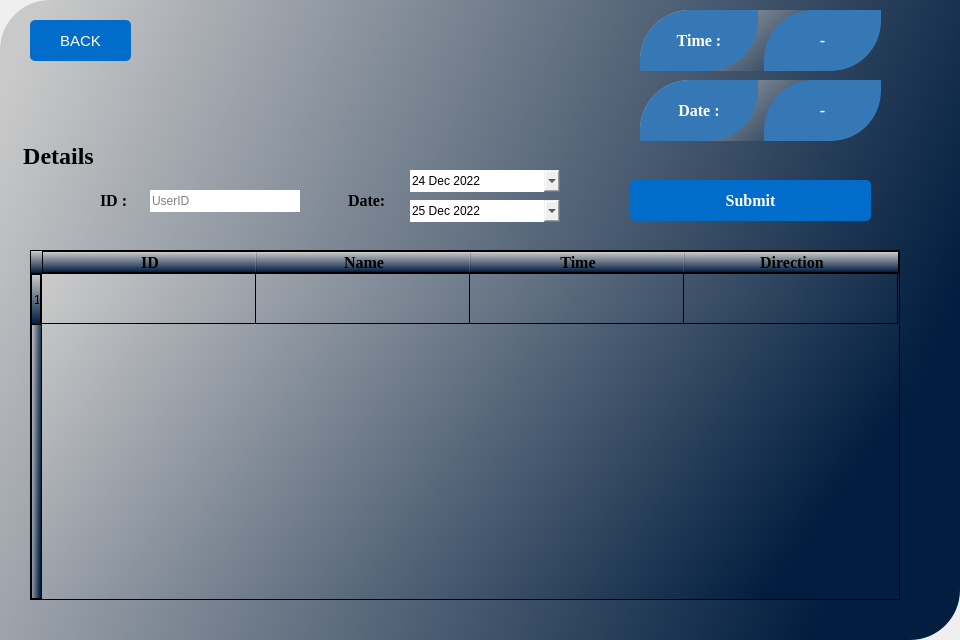
<?xml version="1.0" encoding="UTF-8"?>
<ui version="4.0">
 <class>record</class>
 <widget class="QDialog" name="record">
  <property name="geometry">
   <rect>
    <x>0</x>
    <y>0</y>
    <width>960</width>
    <height>640</height>
   </rect>
  </property>
  <property name="font">
   <font>
    <family>Times New Roman</family>
    <pointsize>12</pointsize>
    <bold>true</bold>
   </font>
  </property>
  <property name="windowTitle">
   <string>History</string>
  </property>
  <property name="windowIcon">
   <iconset>
    <normaloff>:/icon/icon.png</normaloff>:/icon/icon.png</iconset>
  </property>
  <property name="styleSheet">
   <string notr="true"/>
  </property>
  <widget class="QFrame" name="mainbgftame">
   <property name="geometry">
    <rect>
     <x>0</x>
     <y>0</y>
     <width>960</width>
     <height>640</height>
    </rect>
   </property>
   <property name="styleSheet">
    <string notr="true">background-color: qlineargradient(spread:pad, x1:0, y1:0.165, x2:1, y2:0.449, stop:0 rgba(201, 201, 201, 255), stop:1 rgba(1, 29, 63, 255));
border-top-left-radius:50px;
border-bottom-right-radius:50px;</string>
   </property>
   <property name="frameShape">
    <enum>QFrame::StyledPanel</enum>
   </property>
   <property name="frameShadow">
    <enum>QFrame::Raised</enum>
   </property>
   <widget class="QWidget" name="horizontalLayoutWidget_3">
    <property name="geometry">
     <rect>
      <x>640</x>
      <y>10</y>
      <width>241</width>
      <height>61</height>
     </rect>
    </property>
    <layout class="QHBoxLayout" name="horizontalLayout_9">
     <item>
      <widget class="QLabel" name="label_7">
       <property name="font">
        <font>
         <family>Times New Roman</family>
         <pointsize>12</pointsize>
         <bold>true</bold>
        </font>
       </property>
       <property name="styleSheet">
        <string notr="true">background-color: rgb(54, 120, 182);
color: rgb(255, 255, 255);</string>
       </property>
       <property name="text">
        <string>Time :</string>
       </property>
       <property name="alignment">
        <set>Qt::AlignCenter</set>
       </property>
      </widget>
     </item>
     <item>
      <widget class="QLabel" name="timelabel">
       <property name="font">
        <font>
         <family>Times New Roman</family>
         <pointsize>12</pointsize>
         <bold>true</bold>
        </font>
       </property>
       <property name="styleSheet">
        <string notr="true">background-color: rgb(54, 120, 182);
color: rgb(255, 255, 255);</string>
       </property>
       <property name="text">
        <string>-</string>
       </property>
       <property name="alignment">
        <set>Qt::AlignCenter</set>
       </property>
      </widget>
     </item>
    </layout>
   </widget>
   <widget class="QWidget" name="horizontalLayoutWidget_6">
    <property name="geometry">
     <rect>
      <x>640</x>
      <y>80</y>
      <width>241</width>
      <height>61</height>
     </rect>
    </property>
    <layout class="QHBoxLayout" name="horizontalLayout_10">
     <item>
      <widget class="QLabel" name="label_9">
       <property name="font">
        <font>
         <family>Times New Roman</family>
         <pointsize>12</pointsize>
         <bold>true</bold>
        </font>
       </property>
       <property name="styleSheet">
        <string notr="true">background-color: rgb(54, 120, 182);
color: rgb(255, 255, 255);
</string>
       </property>
       <property name="text">
        <string>Date :</string>
       </property>
       <property name="alignment">
        <set>Qt::AlignCenter</set>
       </property>
      </widget>
     </item>
     <item>
      <widget class="QLabel" name="datelabel">
       <property name="font">
        <font>
         <family>Times New Roman</family>
         <pointsize>12</pointsize>
         <bold>true</bold>
        </font>
       </property>
       <property name="styleSheet">
        <string notr="true">background-color: rgb(54, 120, 182);
color: rgb(255, 255, 255);</string>
       </property>
       <property name="text">
        <string>-</string>
       </property>
       <property name="alignment">
        <set>Qt::AlignCenter</set>
       </property>
      </widget>
     </item>
    </layout>
   </widget>
   <widget class="QGroupBox" name="groupBox">
    <property name="geometry">
     <rect>
      <x>20</x>
      <y>140</y>
      <width>881</width>
      <height>111</height>
     </rect>
    </property>
    <property name="font">
     <font>
      <family>Times New Roman</family>
      <pointsize>18</pointsize>
      <bold>true</bold>
     </font>
    </property>
    <property name="styleSheet">
     <string notr="true">background-color:none;
color: rgb(0, 0, 0);
</string>
    </property>
    <property name="title">
     <string>Details</string>
    </property>
    <property name="alignment">
     <set>Qt::AlignLeading|Qt::AlignLeft|Qt::AlignVCenter</set>
    </property>
    <widget class="QPushButton" name="Submitbutton">
     <property name="geometry">
      <rect>
       <x>610</x>
       <y>40</y>
       <width>241</width>
       <height>41</height>
      </rect>
     </property>
     <property name="font">
      <font>
       <family>Times New Roman</family>
       <pointsize>12</pointsize>
       <italic>false</italic>
       <bold>true</bold>
      </font>
     </property>
     <property name="styleSheet">
      <string notr="true">QPushButton#Submitbutton{
border:5px ;
	background-color: rgb(2, 108, 203);
color: rgb(255, 255, 255);
border-radius:5px;
}
QPushButton#Submitbutton:hover{
background-color: qlineargradient(spread:pad, x1:0, y1:0.505682, x2:1, y2:0.477, stop:0 rgb(52, 73, 98), stop:1 rgba(85, 81, 84, 226));
}
QPushButton#Submitbutton:pressed{
padding-left:5px;
padding-top:5px;
background-color:rgb(150,123,111);}</string>
     </property>
     <property name="text">
      <string>Submit</string>
     </property>
     <property name="checkable">
      <bool>true</bool>
     </property>
    </widget>
    <widget class="QLabel" name="label_3">
     <property name="geometry">
      <rect>
       <x>80</x>
       <y>20</y>
       <width>49</width>
       <height>81</height>
      </rect>
     </property>
     <property name="font">
      <font>
       <family>Times New Roman</family>
       <pointsize>12</pointsize>
       <bold>true</bold>
      </font>
     </property>
     <property name="text">
      <string>ID :</string>
     </property>
    </widget>
    <widget class="QLineEdit" name="idEdit">
     <property name="geometry">
      <rect>
       <x>130</x>
       <y>50</y>
       <width>150</width>
       <height>22</height>
      </rect>
     </property>
     <property name="placeholderText">
      <string>UserID</string>
     </property>
    </widget>
    <widget class="QLabel" name="label_4">
     <property name="geometry">
      <rect>
       <x>328</x>
       <y>20</y>
       <width>61</width>
       <height>81</height>
      </rect>
     </property>
     <property name="font">
      <font>
       <family>Times New Roman</family>
       <pointsize>12</pointsize>
       <bold>true</bold>
      </font>
     </property>
     <property name="text">
      <string>Date:</string>
     </property>
    </widget>
    <widget class="QDateEdit" name="dateEdit_end">
     <property name="geometry">
      <rect>
       <x>390</x>
       <y>60</y>
       <width>150</width>
       <height>22</height>
      </rect>
     </property>
     <property name="dateTime">
      <datetime>
       <hour>0</hour>
       <minute>0</minute>
       <second>0</second>
       <year>2022</year>
       <month>12</month>
       <day>25</day>
      </datetime>
     </property>
     <property name="maximumDate">
      <date>
       <year>9998</year>
       <month>12</month>
       <day>31</day>
      </date>
     </property>
     <property name="calendarPopup">
      <bool>true</bool>
     </property>
     <property name="timeSpec">
      <enum>Qt::UTC</enum>
     </property>
    </widget>
    <widget class="QDateEdit" name="dateEdit_begin">
     <property name="geometry">
      <rect>
       <x>390</x>
       <y>30</y>
       <width>150</width>
       <height>22</height>
      </rect>
     </property>
     <property name="dateTime">
      <datetime>
       <hour>16</hour>
       <minute>0</minute>
       <second>0</second>
       <year>2022</year>
       <month>12</month>
       <day>24</day>
      </datetime>
     </property>
     <property name="maximumDate">
      <date>
       <year>9998</year>
       <month>12</month>
       <day>31</day>
      </date>
     </property>
     <property name="calendarPopup">
      <bool>true</bool>
     </property>
     <property name="timeSpec">
      <enum>Qt::UTC</enum>
     </property>
    </widget>
   </widget>
   <widget class="QTableWidget" name="tableWidget">
    <property name="geometry">
     <rect>
      <x>30</x>
      <y>250</y>
      <width>870</width>
      <height>350</height>
     </rect>
    </property>
    <property name="font">
     <font>
      <family>Times New Roman</family>
      <pointsize>12</pointsize>
      <bold>true</bold>
     </font>
    </property>
    <property name="styleSheet">
     <string notr="true">
border:1px solid;
border-top-left-radius:0px;
border-bottom-right-radius:0px;
</string>
    </property>
    <property name="midLineWidth">
     <number>0</number>
    </property>
    <property name="autoScrollMargin">
     <number>16</number>
    </property>
    <property name="alternatingRowColors">
     <bool>true</bool>
    </property>
    <property name="rowCount">
     <number>1</number>
    </property>
    <property name="columnCount">
     <number>4</number>
    </property>
    <attribute name="horizontalHeaderMinimumSectionSize">
     <number>135</number>
    </attribute>
    <attribute name="horizontalHeaderDefaultSectionSize">
     <number>214</number>
    </attribute>
    <attribute name="verticalHeaderMinimumSectionSize">
     <number>50</number>
    </attribute>
    <attribute name="verticalHeaderDefaultSectionSize">
     <number>50</number>
    </attribute>
    <attribute name="verticalHeaderHighlightSections">
     <bool>true</bool>
    </attribute>
    <row/>
    <column>
     <property name="text">
      <string>ID</string>
     </property>
     <property name="font">
      <font>
       <family>Times New Roman</family>
       <pointsize>12</pointsize>
       <bold>true</bold>
      </font>
     </property>
     <property name="background">
      <color>
       <red>54</red>
       <green>120</green>
       <blue>182</blue>
      </color>
     </property>
    </column>
    <column>
     <property name="text">
      <string>Name</string>
     </property>
     <property name="font">
      <font>
       <family>Times New Roman</family>
       <pointsize>12</pointsize>
       <bold>true</bold>
      </font>
     </property>
     <property name="background">
      <color>
       <red>54</red>
       <green>120</green>
       <blue>182</blue>
      </color>
     </property>
    </column>
    <column>
     <property name="text">
      <string>Time</string>
     </property>
     <property name="font">
      <font>
       <family>Times New Roman</family>
       <pointsize>12</pointsize>
       <bold>true</bold>
      </font>
     </property>
     <property name="background">
      <color>
       <red>54</red>
       <green>120</green>
       <blue>182</blue>
      </color>
     </property>
    </column>
    <column>
     <property name="text">
      <string>Direction</string>
     </property>
     <property name="font">
      <font>
       <family>Times New Roman</family>
       <pointsize>12</pointsize>
       <bold>true</bold>
      </font>
     </property>
     <property name="background">
      <color>
       <red>54</red>
       <green>120</green>
       <blue>182</blue>
      </color>
     </property>
    </column>
   </widget>
  </widget>
  <widget class="QPushButton" name="backbutton">
   <property name="geometry">
    <rect>
     <x>30</x>
     <y>20</y>
     <width>101</width>
     <height>41</height>
    </rect>
   </property>
   <property name="sizePolicy">
    <sizepolicy hsizetype="Minimum" vsizetype="Minimum">
     <horstretch>0</horstretch>
     <verstretch>0</verstretch>
    </sizepolicy>
   </property>
   <property name="font">
    <font>
     <family>Microsoft YaHei UI</family>
     <pointsize>11</pointsize>
     <bold>false</bold>
    </font>
   </property>
   <property name="styleSheet">
    <string notr="true">QPushButton#backbutton{
border:5px ;
	background-color: rgb(2, 108, 203);
color: rgb(255, 255, 255);
border-radius:5px;
}
QPushButton#backbutton:hover{
background-color: qlineargradient(spread:pad, x1:0, y1:0.505682, x2:1, y2:0.477, stop:0 rgb(52, 73, 98), stop:1 rgba(85, 81, 84, 226));
}
QPushButton#backbutton:pressed{
padding-left:5px;
padding-top:5px;
background-color:rgb(150,123,111);}</string>
   </property>
   <property name="text">
    <string>BACK</string>
   </property>
   <property name="icon">
    <iconset>
     <selectedon>back.png</selectedon>
    </iconset>
   </property>
  </widget>
 </widget>
 <resources/>
 <connections/>
</ui>
